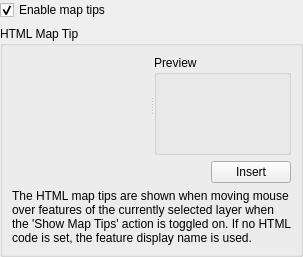
         <widget class="QWidget" name="mOptsPage_Display">
          <layout class="QVBoxLayout" name="verticalLayout_25">
           <property name="leftMargin">
            <number>0</number>
           </property>
           <property name="topMargin">
            <number>0</number>
           </property>
           <property name="rightMargin">
            <number>0</number>
           </property>
           <property name="bottomMargin">
            <number>0</number>
           </property>
           <item>
            <widget class="QWidget" name="scrollArea_10" native="true">
             <property name="widgetResizable" stdset="0">
              <bool>true</bool>
             </property>
             <layout class="QGridLayout" name="gridLayout_101">
              <property name="leftMargin">
               <number>0</number>
              </property>
              <property name="topMargin">
               <number>0</number>
              </property>
              <property name="rightMargin">
               <number>0</number>
              </property>
              <property name="bottomMargin">
               <number>0</number>
              </property>
              <item row="0" column="0">
               <widget class="QCheckBox" name="mEnableMapTips">
                <property name="toolTip">
                 <string>Indicates whether map tips are displayed for this layer or not</string>
                </property>
                <property name="text">
                 <string>Enable map tips</string>
                </property>
                <property name="checked">
                 <bool>true</bool>
                </property>
               </widget>
              </item>
              <item row="1" column="0">
               <widget class="QGroupBox" name="mHtmlMapTipGroupBox">
                <property name="sizePolicy">
                 <sizepolicy hsizetype="Preferred" vsizetype="MinimumExpanding">
                  <horstretch>0</horstretch>
                  <verstretch>0</verstretch>
                 </sizepolicy>
                </property>
                <property name="title">
                 <string>HTML Map Tip</string>
                </property>
                <layout class="QGridLayout" name="gridLayout_8">
                 <item row="0" column="0" colspan="2">
                  <widget class="QSplitter" name="mMapTipSplitter">
                   <property name="sizePolicy">
                    <sizepolicy hsizetype="Expanding" vsizetype="Expanding">
                     <horstretch>0</horstretch>
                     <verstretch>0</verstretch>
                    </sizepolicy>
                   </property>
                   <property name="orientation">
                    <enum>Qt::Horizontal</enum>
                   </property>
                   <widget class="QgsCodeEditorHTML" name="mMapTipWidget" native="true">
                    <property name="sizePolicy">
                     <sizepolicy hsizetype="Preferred" vsizetype="MinimumExpanding">
                      <horstretch>0</horstretch>
                      <verstretch>0</verstretch>
                     </sizepolicy>
                    </property>
                    <property name="minimumSize">
                     <size>
                      <width>100</width>
                      <height>100</height>
                     </size>
                    </property>
                   </widget>
                   <widget class="QGroupBox" name="mMapTipPreviewContainer">
                    <property name="minimumSize">
                     <size>
                      <width>100</width>
                      <height>100</height>
                     </size>
                    </property>
                    <property name="title">
                     <string>Preview</string>
                    </property>
                   </widget>
                  </widget>
                 </item>
                 <item row="1" column="1">
                  <widget class="QPushButton" name="mInsertExpressionButton">
                   <property name="sizePolicy">
                    <sizepolicy hsizetype="Fixed" vsizetype="Fixed">
                     <horstretch>0</horstretch>
                     <verstretch>0</verstretch>
                    </sizepolicy>
                   </property>
                   <property name="toolTip">
                    <string>Inserts the selected field or expression into the map tip</string>
                   </property>
                   <property name="text">
                    <string>Insert</string>
                   </property>
                  </widget>
                 </item>
                 <item row="2" column="0" colspan="2">
                  <widget class="QLabel" name="labelMapTipInfo">
                   <property name="text">
                    <string>The HTML map tips are shown when moving mouse over features of the currently selected layer when the 'Show Map Tips' action is toggled on. If no HTML code is set, the feature display name is used.</string>
                   </property>
                   <property name="wordWrap">
                    <bool>true</bool>
                   </property>
                  </widget>
                 </item>
                 <item row="1" column="0">
                  <widget class="QgsExpressionLineEdit" name="mMapTipExpressionWidget" native="true">
                   <property name="focusPolicy">
                    <enum>Qt::StrongFocus</enum>
                   </property>
                   <property name="toolTip">
                    <string>The valid attribute names for this layer</string>
                   </property>
                  </widget>
                 </item>
                </layout>
               </widget>
              </item>
             </layout>
            </widget>
           </item>
          </layout>
         </widget>
